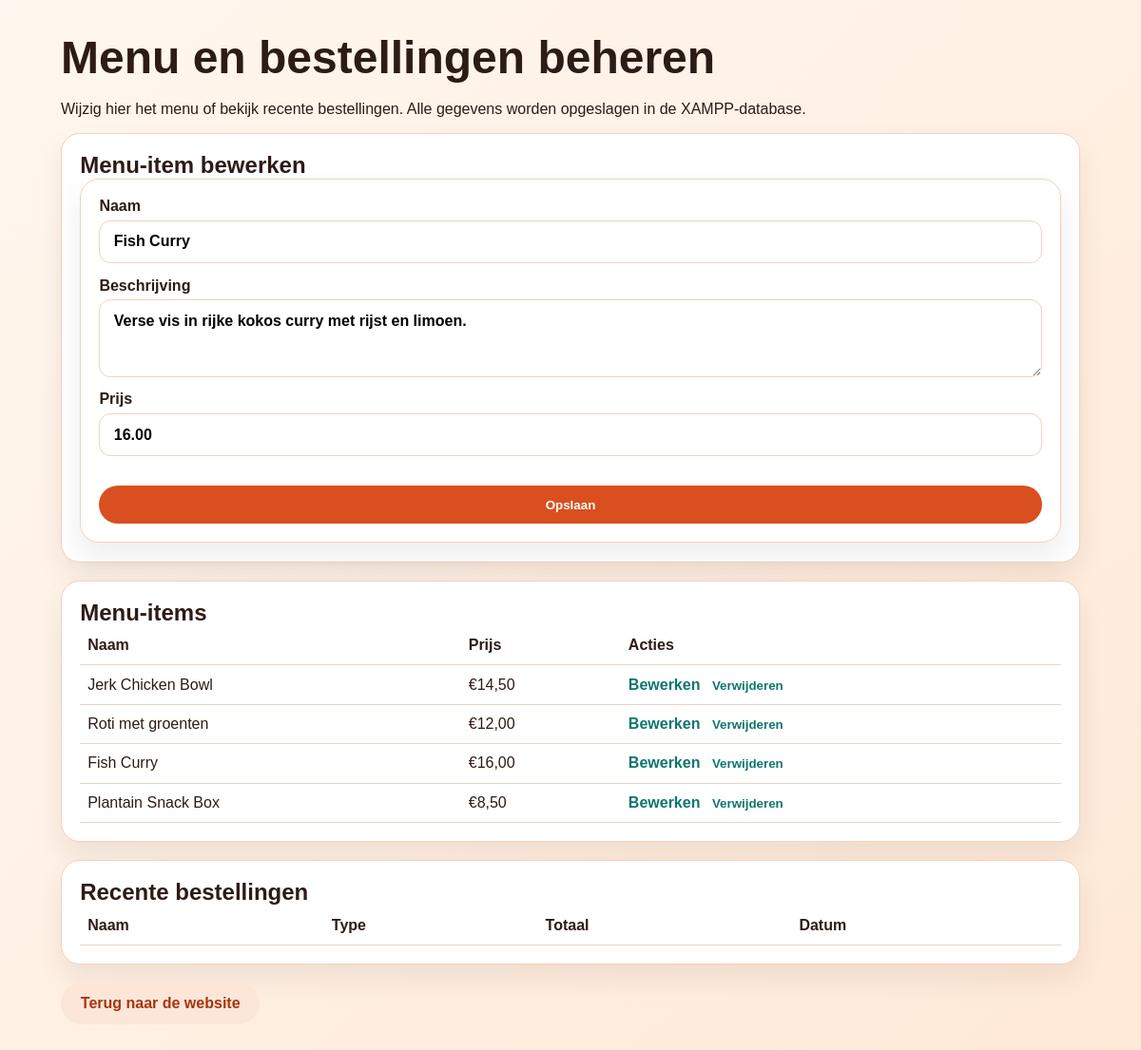
The page /admin.php?edit=3 on the database its author committed.
### tables this page shows
CREATE TABLE IF NOT EXISTS menu_items (
    id INT AUTO_INCREMENT PRIMARY KEY,
    name VARCHAR(100) NOT NULL,
    description TEXT NOT NULL,
    price DECIMAL(8,2) NOT NULL,
    created_at TIMESTAMP DEFAULT CURRENT_TIMESTAMP
);

### admin.php (the view, shortened to what this page needs)
<?php
$pdo = getDb();
$editId = isset($_GET['edit']) ? (int) $_GET['edit'] : 0;
$editItem = null;
if ($editId > 0) {
    $stmt = $pdo->prepare('SELECT * FROM menu_items WHERE id = ?');
    $stmt->execute([$editId]);
    $editItem = $stmt->fetch();
}
$menuStmt = $pdo->query('SELECT * FROM menu_items ORDER BY id ASC');
$menuItems = $menuStmt->fetchAll();
?>
<!DOCTYPE html>
<html lang="nl">
  <head>
    <link rel="stylesheet" href="styles.css" />
  </head>
  <body>
    <main class="container admin-page">
      <h1>Menu en bestellingen beheren</h1>
      <p>Wijzig hier het menu of bekijk recente bestellingen. Alle gegevens worden opgeslagen in de XAMPP-database.</p>
      <section class="card admin-card">
        <h2><?= $editItem ? 'Menu-item bewerken' : 'Nieuw menu-item toevoegen' ?></h2>
        <form method="post" class="order-form">
          <label>
            Naam
            <input type="text" name="name" value="<?= htmlspecialchars($editItem['name'] ?? '') ?>" required />
          </label>
          <label>
            Beschrijving
            <textarea name="description" rows="3" required><?= htmlspecialchars($editItem['description'] ?? '') ?></textarea>
          </label>
          <label>
            Prijs
            <input type="number" step="0.01" name="price" value="<?= htmlspecialchars($editItem['price'] ?? '0.00') ?>" required />
          </label>
          <button type="submit" class="btn btn-primary">Opslaan</button>
        </form>
      </section>
      <section class="card admin-card">
        <h2>Menu-items</h2>
        <table class="admin-table">
          <thead>
            <tr>
              <th>Naam</th>
              <th>Prijs</th>
              <th>Acties</th>
            </tr>
          </thead>
          <tbody>
            <?php foreach ($menuItems as $item): ?>
              <tr>
                <td><?= htmlspecialchars($item['name']) ?></td>
                <td>€<?= number_format((float) $item['price'], 2, ',', '.') ?></td>
                <td>
                  <a class="action-link" href="admin.php?edit=<?= (int) $item['id'] ?>">Bewerken</a>
                  <form method="post" class="inline-form">
                    <button type="submit" class="link-button">Verwijderen</button>
                  </form>
                </td>
              </tr>
            <?php endforeach; ?>
          </tbody>
        </table>
      </section>
      <section class="card admin-card">
        <h2>Recente bestellingen</h2>
        <table class="admin-table">
          <thead>
            <tr>
              <th>Naam</th>
              <th>Type</th>
              <th>Totaal</th>
              <th>Datum</th>
            </tr>
          </thead>
        </table>
      </section>
      <p><a href="index.php" class="btn btn-secondary">Terug naar de website</a></p>
    </main>
  </body>
</html>

### styles.css (style rules this page uses)
:root { --bg: #fff7ef; --surface: #ffffff; --primary: #d94f1f; --primary-dark: #a8340f; --accent: #0f766e; --text: #2d1b16; --muted: #6f5a4f; --border: #f2d3bc; }
* { box-sizing: border-box; }
body { margin: 0; font-family: 'Poppins', sans-serif; color: var(--text); background: linear-gradient(135deg, #fff7ef 0%, #ffe9d7 100%); }
h1, h2, h3 { margin: 0; }
h1 { font-size: clamp(2rem, 4vw, 3rem); line-height: 1.2; margin-bottom: 0.8rem; }
.btn { display: inline-block; border: none; border-radius: 999px; padding: 0.8rem 1.3rem; font-weight: 600; cursor: pointer; text-decoration: none; transition: transform 180ms ease, background 180ms ease; }
.btn-primary { background: var(--primary); color: white; margin-top: 1rem; }
.btn-secondary { background: #fce6d7; color: var(--primary-dark); }
.container { max-width: 1120px; margin: 0 auto; padding: 3rem 1.5rem 4rem; }
.card, .cart-panel, .order-form { background: var(--surface); border: 1px solid var(--border); border-radius: 20px; padding: 1.2rem; box-shadow: 0 15px 30px rgba(45, 27, 22, 0.08); }
.order-form { display: flex; flex-direction: column; gap: 0.9rem; }
.order-form label, .order-form fieldset { display: flex; flex-direction: column; gap: 0.35rem; font-weight: 600; }
.order-form input, .order-form textarea { border: 1px solid var(--border); border-radius: 12px; padding: 0.8rem 0.9rem; font: inherit; }
.admin-page { padding-top: 2rem; }
.admin-card { margin-bottom: 1.2rem; }
.admin-table { width: 100%; border-collapse: collapse; }
.admin-table th, .admin-table td { text-align: left; padding: 0.7rem 0.5rem; border-bottom: 1px solid var(--border); }
.action-link, .link-button { color: var(--accent); font-weight: 600; text-decoration: none; background: none; border: none; cursor: pointer; padding: 0; }
.inline-form { display: inline-block; margin-left: 0.5rem; }

### rows shown on the page
menu_items: name "Fish Curry", description "Verse vis in rijke kokos curry met rijst en limoen.", price "16.00", price "16,00"
menu_items: name "Jerk Chicken Bowl", price "14,50"
menu_items: name "Roti met groenten", price "12,00"
menu_items: name "Plantain Snack Box", price "8,50"
